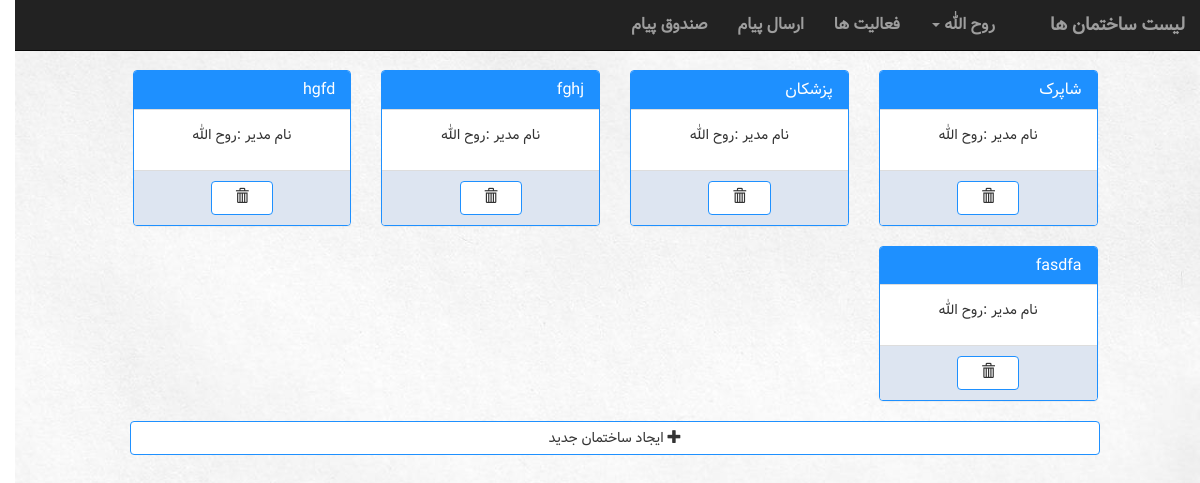
The app's page /building/ (signed in) with its own data.
### building/models.py (models this page shows, shortened)
class Building(models.Model):
    manager = models.ForeignKey(Account, on_delete=models.CASCADE)
    name = models.CharField(max_length=100)
    Address = models.CharField(max_length=300)
    info = models.TextField()

### manageUser/models.py (models this page shows, shortened)
class Account(models.Model):
    user = models.OneToOneField(User, on_delete=models.CASCADE)
    type = models.IntegerField(default=UserType.MANAGER)
    activation_key = models.CharField(max_length=40, blank=True, null=True)

### building/views.py (the view, shortened to what this page needs)
class Buildinglist(View):
    def get(self, request):
        all_manager = []
        all_manager.append(request.user.account)
        for u in Unit.objects.filter(account=request.user.account):
            all_manager.append(u.building.manager)
        return render(request, 'building/buildingList.html', {'all_building': Building.objects.filter(manager__in=all_manager),
                                                              'createBuildingForm': myForm.CreateBuildingForm})

### building/templates/building/buildingList.html (shortened to what this page needs)
{% extends 'building/UserNavBar.html' %}
{% block body %}
    <br>
    <div class='row'>
        <div class="container col-sm-10 col-lg-offset-1">
            {% for building in all_building %}
                <div class='col-sm-3'>
                    <div class="panel panel-default">
                        <div class="panel-heading container-fluid">
                            <a href="{% url 'building:showdash' building.id %}">
                                <h4 class='panel-title'>{{  building.name}}</h4>
                            </a>
                        </div>
                        <div class="panel-body container-fluid">
                            <p> نام مدیر :{{    building.manager.user.first_name }}  {{  building.manager.user.last_name}}</p>
                        </div>
                        <div class='panel-footer container-fluid'>
                            <form action="{% url 'building:deleteBuilding' building.id %}" method="post">
                            <button class='col-md-4 col-lg-offset-4 btn btn-default' type="submit" data-toggle="tooltip" title="حذف ساختمان"> <span class="glyphicon glyphicon-trash" aria-hidden="true"></span> </button>
                            </form>
                        </div>
                    </div>
                </div>
            {% endfor %}
        </div>
    </div>
    <div class="col-md-10 col-lg-offset-1" >
        <button class="col-md-12 btn btn-default" data-toggle="modal" data-target="#myModal">  <span class="glyphicon glyphicon-plus" aria-hidden="true"></span> ایجاد ساختمان جدید </button>
    </div>
{% endblock %}

### building/templates/building/UserNavBar.html (shortened to what this page needs)
<!DOCTYPE html>
<html lang="en">
<head>
    <link rel="stylesheet" href="https://maxcdn.bootstrapcdn.com/bootstrap/3.3.7/css/bootstrap.min.css">
</head>
{% load staticfiles %}
<link rel="stylesheet" href="{% static 'building/BuildingNavBarStyle.css' %}">
<link rel="stylesheet" href="{% static 'building/BuildingListStyle.css' %}">
<link rel="stylesheet" href="{% static 'building/ModalStyle.css' %}">
<link rel="stylesheet" href="{% static 'building/TableStyle.css' %}">
<link rel="stylesheet" href="{% static 'building/dashboardStyle.css' %}">
<link rel="stylesheet" href="{% static 'building/pollFormStyle.css' %}">
<link rel="stylesheet" href="{% static 'building/chart.css' %}">
    {% load i18n admin_modify %}
<body>
<nav class="navbar navbar-inverse navbar-fixed-top" style="position: fixed">
      <div class="container-fluid" >
            <div class="navbar-header pull-right">
              <a class="navbar-brand active" href="{% url 'building:building' %}">{% if building %} {{ building.name}} {% else %} لیست ساختمان ها {% endif %} </a>
            </div>
            <div class="collapse navbar-collapse" id="topNavBar">
                  <ul class="nav navbar-nav pull-right">
                      <li><a href="{% url 'building:inbox' %}">صندوق پیام</a></li>
                      <li><a href="{% url 'building:sendmessage' %}">ارسال پیام</a></li>
                      <li><a href="{% url 'building:activities' %}">فعالیت ها <span class="sr-only">(current)</span></a></li>
                      <li class="dropdown">
                          <a href="#" class="dropdown-toggle" data-toggle="dropdown" role="button" aria-haspopup="true" aria-expanded="false">{{ request.user.first_name }} <span class="caret"></span></a>
                      </li>
                  </ul>
            </div>
      </div>
</nav>
<div style="height: 30px">
</div>
{% block body %}
{% endblock %}
</body>
</html>

### building/static/building/BuildingNavBarStyle.css (style rules this page uses)
.container { font-family: SamSamFont; }
form { direction: rtl; }
nav { font-family: SamSamFont; font-weight: bolder; font-size: medium; }
ul { list-style: none; }
body { direction: rtl; text-align: center; background-image: url("../images/Background.jpg"); background-size: cover; }

### building/static/building/BuildingListStyle.css (style rules this page uses)
.panel-default { border-color: dodgerblue; }
body > div.row > div { direction: rtl; }
body > div.row > div > div { float: right; }
.panel-default>.panel-heading { background-color: dodgerblue; border-color: #ddd; }
.panel-default>.panel-footer { background-color: #dde5f1; }
a { color: white; }
.btn-default { border-color: dodgerblue; }
body { font-family: SamSamFont; }

### building/static/building/dashboardStyle.css (style rules this page uses)
.panel-title { color: white; text-align: right; }

### building/static/building/pollFormStyle.css (style rules this page uses)
body { margin-top: 20px; }

### records on screen
Building: name "شاپرک", manager.user.first_name "روح الله"
Building: name "پزشکان", manager.user.first_name "روح الله"
Building: name "fghj", manager.user.first_name "روح الله"
Building: name "hgfd", manager.user.first_name "روح الله"
Building: name "fasdfa", manager.user.first_name "روح الله"

### other values on screen
{{ request.user.first_name }} "روح الله"
